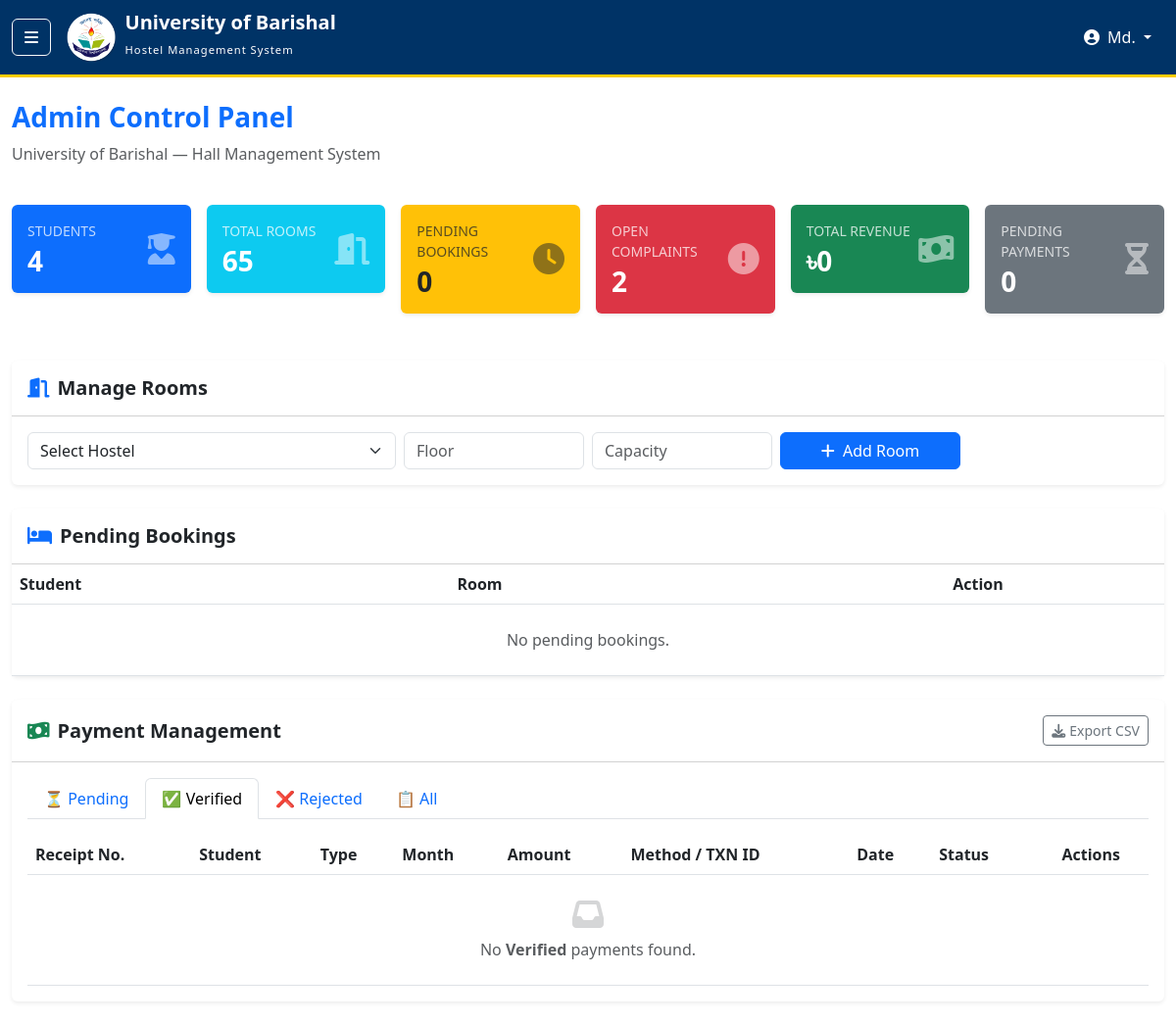
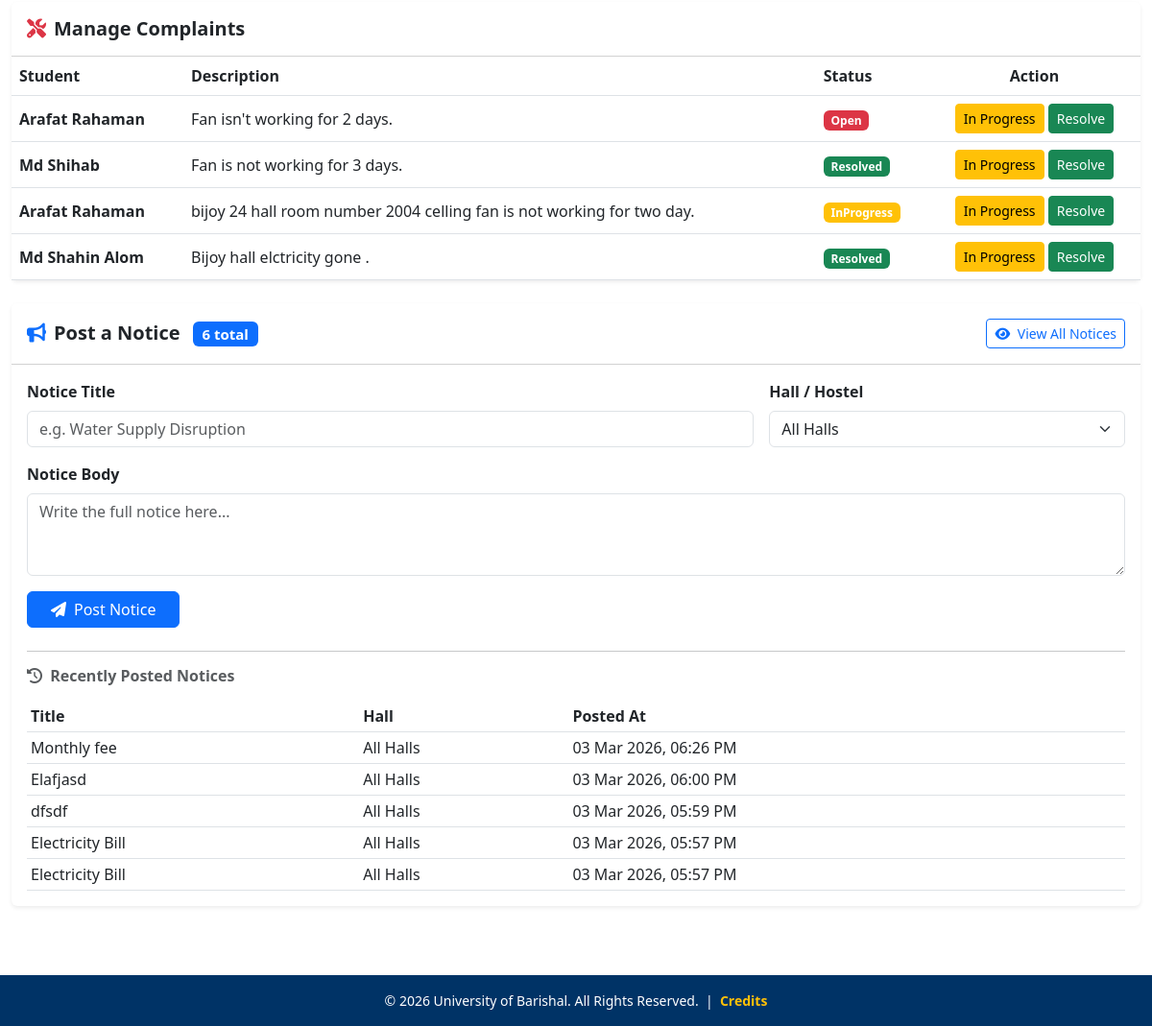
Page /templates/dashboard/admin.php?pstatus=Verified (signed in) on the committed database (2 pictures, top to bottom).
### tables this page shows
CREATE TABLE `complaints` (
  `complaint_id` int(11) NOT NULL,
  `student_id` int(11) NOT NULL,
  `tutor_id` int(11) DEFAULT NULL,
  `description` text NOT NULL,
  `status` enum('Open','InProgress','Resolved') DEFAULT 'Open',
  `created_at` timestamp NOT NULL DEFAULT current_timestamp()
);

CREATE TABLE `users` (
  `user_id` int(11) NOT NULL,
  `name` varchar(100) NOT NULL,
  `email` varchar(100) NOT NULL,
  `password_hash` varchar(255) NOT NULL,
  `role` enum('Student','Provost','AdminOfficer','AssistantRegistrar','HouseTutor') NOT NULL,
  `created_at` timestamp NOT NULL DEFAULT current_timestamp()
);

CREATE TABLE `notices` (
  `notice_id` int(11) NOT NULL,
  `posted_by` int(11) NOT NULL,
  `hostel_id` int(11) DEFAULT NULL,
  `title` varchar(255) NOT NULL,
  `body` text NOT NULL,
  `priority` enum('Low','Medium','High') DEFAULT 'Medium',
  `created_at` timestamp NOT NULL DEFAULT current_timestamp()
);

### templates/dashboard/admin.php (the view, shortened to what the rows shown need)
<?php
include "../../includes/db.php";
include "../../includes/header.php";
?>
<div class="container-fluid py-4">
    <div class="card border-0 shadow-sm mb-4" id="bookingSection">
        <div class="card-body p-0">
            <div class="table-responsive">
                <table class="table table-hover align-middle mb-0">
                    <thead class="bg-light">
                        <tr>
                            <th>Student</th>
                            <th>Room</th>
                            <th class="text-center">Action</th>
                        </tr>
                    </thead>
                </table>
            </div>
        </div>
    </div>
    <div class="card border-0 shadow-sm mb-4">
        <div class="card-body">
            <div class="table-responsive">
                <table class="table table-hover align-middle mb-0">
                    <thead class="bg-light">
                        <tr>
                            <th>Receipt No.</th>
                            <th>Student</th>
                            <th>Type</th>
                            <th>Month</th>
                            <th>Amount</th>
                            <th>Method / TXN ID</th>
                            <th>Date</th>
                            <th>Status</th>
                            <th class="text-center">Actions</th>
                        </tr>
                    </thead>
                </table>
            </div>
        </div>
    </div>
    <div class="card border-0 shadow-sm mb-4">
        <div class="card-body p-0">
            <div class="table-responsive">
                <table class="table table-hover align-middle mb-0">
                    <thead class="bg-light">
                        <tr>
                            <th>Student</th>
                            <th>Description</th>
                            <th>Status</th>
                            <th class="text-center">Action</th>
                        </tr>
                    </thead>
                    <tbody>
                        <?php
                        $complaints = $conn->query("
                            SELECT c.complaint_id, c.description, c.status, u.name
                            FROM complaints c
                            JOIN students s ON c.student_id = s.student_id
                            JOIN users u ON s.user_id = u.user_id
                        ");
                        if ($complaints->num_rows > 0):
                            while ($c = $complaints->fetch_assoc()):
                                $cbadge = match ($c['status']) {
                                    'Resolved'   => 'success',
                                    'InProgress' => 'warning',
                                    default      => 'danger'
                                };
                        ?>
                                <tr>
                                    <td><strong><?php echo htmlspecialchars($c['name']); ?></strong></td>
                                    <td><?php echo htmlspecialchars($c['description']); ?></td>
                                    <td>
                                        <span class="badge bg-<?php echo $cbadge; ?>">
                                            <?php echo htmlspecialchars($c['status']); ?>
                                        </span>
                                    </td>
                                    <td class="text-center">
                                        <a href="../../api/update_complaint.php?id=<?php echo $c['complaint_id']; ?>&status=InProgress"
                                            class="btn btn-warning btn-sm">In Progress</a>
                                        <a href="../../api/update_complaint.php?id=<?php echo $c['complaint_id']; ?>&status=Resolved"
                                            class="btn btn-success btn-sm">Resolve</a>
                                    </td>
                                </tr>
                        <?php endwhile; else: ?>
                            <tr>
                                <td colspan="4" class="text-center py-4 text-muted">No complaints found.</td>
                            </tr>
                        <?php endif; ?>
                    </tbody>
                </table>
            </div>
        </div>
    </div>
    <div class="card border-0 shadow-sm mb-4">
        <div class="card-body">
            <div class="table-responsive">
                <table class="table table-sm table-hover align-middle mb-0">
                    <thead class="bg-light">
                        <tr>
                            <th>Title</th>
                            <th>Hall</th>
                            <th>Posted At</th>
                        </tr>
                    </thead>
                    <tbody>
                        <?php
                        $recent_notices = $conn->query("
                            SELECT n.title, n.created_at, h.name AS hostel_name
                            FROM notices n
                            LEFT JOIN hostels h ON n.hostel_id = h.hostel_id
                            ORDER BY n.created_at DESC
                            LIMIT 5
                        ");
                        if ($recent_notices && $recent_notices->num_rows > 0):
                            while ($rn = $recent_notices->fetch_assoc()):
                        ?>
                            <tr>
                                <td><?php echo htmlspecialchars($rn['title']); ?></td>
                                <td><?php echo htmlspecialchars($rn['hostel_name'] ?? 'All Halls'); ?></td>
                                <td><?php echo date('d M Y, h:i A', strtotime($rn['created_at'])); ?></td>
                            </tr>
                        <?php endwhile; endif; ?>
                    </tbody>
                </table>
            </div>
        </div>
    </div>
</div>
<?php include "../../includes/footer.php"; ?>

### rows in the picture
complaints: users.name "Arafat Rahaman", description "Fan isn't working for 2 days.", status "Open"
complaints: users.name "Md Shihab", description "Fan is not working for 3 days.", status "Resolved"
complaints: users.name "Arafat Rahaman", description "bijoy 24 hall room number 2004 celling fan is not working for two day.", status "InProgress"
complaints: users.name "Md Shahin Alom", description "Bijoy hall elctricity gone .", status "Resolved"
notices: title "Monthly fee", hostel_name "All Halls", created_at "03 Mar 2026, 06:26 PM"
notices: title "Elafjasd", hostel_name "All Halls", created_at "03 Mar 2026, 06:00 PM"
notices: title "dfsdf", hostel_name "All Halls", created_at "03 Mar 2026, 05:59 PM"
notices: title "Electricity Bill", hostel_name "All Halls", created_at "03 Mar 2026, 05:57 PM"
notices: title "Electricity Bill", hostel_name "All Halls", created_at "03 Mar 2026, 05:57 PM"

### other values in the picture
explode(' ', $_SESSION['name'])[0] "Md."
$totalStudents "4"
$totalRooms "65"
$pendingBookings "0"
$totalComplaints "2"
$totalRevenue "0"
$pendingPayments "0"
$pstatus "Verified"
$totalNotices "6"
